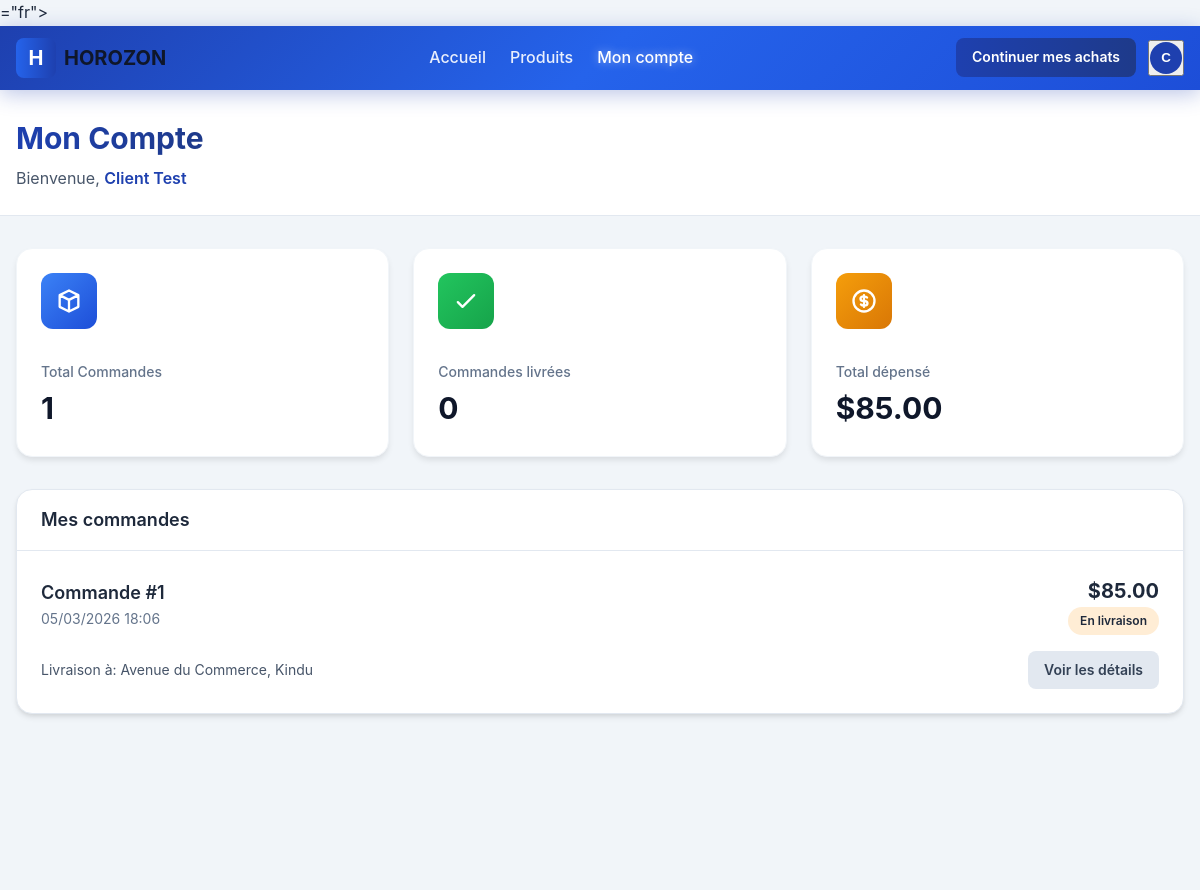
Page /client/index.php (signed in) on the committed database.
### tables this page shows
CREATE TABLE IF NOT EXISTS users (
    id INT AUTO_INCREMENT PRIMARY KEY,
    name VARCHAR(255) NOT NULL,
    email VARCHAR(255) NOT NULL UNIQUE,
    phone VARCHAR(50),
    password VARCHAR(255) NOT NULL,
    profile_image TEXT,
    role ENUM('client', 'admin', 'livreur') NOT NULL DEFAULT 'client',
    address TEXT,
    city VARCHAR(100),
    latitude DECIMAL(10, 8),
    longitude DECIMAL(11, 8),
    is_active TINYINT(1) DEFAULT 1,
    created_at TIMESTAMP DEFAULT CURRENT_TIMESTAMP,
    updated_at TIMESTAMP DEFAULT CURRENT_TIMESTAMP ON UPDATE CURRENT_TIMESTAMP
);

CREATE TABLE IF NOT EXISTS orders (
    id INT AUTO_INCREMENT PRIMARY KEY,
    user_id INT NOT NULL,
    customer_name VARCHAR(255) NOT NULL,
    customer_phone VARCHAR(50) NOT NULL,
    customer_address TEXT NOT NULL,
    customer_city VARCHAR(100) NOT NULL,
    customer_latitude DECIMAL(10, 8),
    customer_longitude DECIMAL(11, 8),
    total_amount DECIMAL(10, 2) NOT NULL,
    status ENUM('en_attente', 'paye', 'en_preparation', 'en_livraison', 'livre', 'annule') NOT NULL DEFAULT 'en_attente',
    delivery_person_id INT,
    created_at TIMESTAMP DEFAULT CURRENT_TIMESTAMP,
    updated_at TIMESTAMP DEFAULT CURRENT_TIMESTAMP ON UPDATE CURRENT_TIMESTAMP,
    FOREIGN KEY (user_id) REFERENCES users(id) ON DELETE CASCADE,
    FOREIGN KEY (delivery_person_id) REFERENCES users(id) ON DELETE SET NULL
);

### config/functions.php (called while the page is built, shortened)
<?php
function getCurrentUser() {
    $db = getDB();
    $stmt = $db->prepare("SELECT * FROM users WHERE id = ? AND is_active = 1");
    $stmt->execute([$_SESSION['user_id']]);
    $user = $stmt->fetch();
    return $user ?: null;
}
function requireRole($roles) {
    $user = getCurrentUser();
    return $user;
}
function getOrdersByUser($userId) {
    $db = getDB();
    $stmt = $db->prepare("SELECT * FROM orders WHERE user_id = ? ORDER BY created_at DESC");
    $stmt->execute([$userId]);
    return $stmt->fetchAll();
}

### client/index.php (the view, shortened to what this page needs)
<?php
require_once '../config/functions.php';
$user = requireRole(['client']);
$orders = getOrdersByUser($user['id']);
$totalOrders = count($orders);
$deliveredOrders = count(array_filter($orders, function($o) { return $o['status'] === 'livre'; }));
$totalSpent = array_sum(array_map(function($o) {
    return in_array($o['status'], ['livre', 'en_livraison', 'en_preparation', 'paye']) ? $o['total_amount'] : 0;
}, $orders));
$statusColors = [
    'en_attente' => 'bg-yellow-100 text-yellow-800 border-yellow-200',
    'paye' => 'bg-blue-100 text-blue-800 border-blue-200',
    'en_preparation' => 'bg-purple-100 text-purple-800 border-purple-200',
    'en_livraison' => 'bg-orange-100 text-orange-800 border-orange-200',
    'livre' => 'bg-green-100 text-green-800 border-green-200',
    'annule' => 'bg-red-100 text-red-800 border-red-200',
];
$statusLabels = [
    'en_attente' => 'En attente de paiement',
    'paye' => 'Payé - En préparation',
    'en_preparation' => 'En préparation',
    'en_livraison' => 'En livraison',
    'livre' => 'Livré',
    'annule' => 'Annulé',
];
?>
<!DOCTYPE html>
<html lang>
<head<meta name="viewport" content="width=device-width, initial-scale=1.0">
    <link rel="stylesheet" href="../css/style.css">
</head>
<body>
    <header class="header">
        <div class="container">
            <div class="flex items-center justify-between" style="height: 4rem;">
                <div class="flex items-center gap-4">
                    <a href="../index.php" class="flex items-center gap-2">
                        <div class="w-10 h-10 bg-gradient-to-r from-blue-600 to-blue-800 rounded-lg flex items-center justify-center text-white font-bold text-xl">H</div>
                        <span class="text-xl font-bold text-gray-900">HOROZON</span>
                    </a>
                </div>
                <nav class="hidden md:flex items-center gap-6">
                    <a href="../index.php" class="header-nav-link">Accueil</a>
                    <a href="../produits.php" class="header-nav-link">Produits</a>
                    <a href="../index.php" class="header-nav-link active">Mon compte</a>
                </nav>
                <div class="flex items-center gap-3">
                    <a href="../produits.php" class="btn btn-primary btn-sm">Continuer mes achats</a>
                    <div class="dropdown">
                        <button onclick="toggleDropdown()" class="flex items-center gap-2 cursor-pointer">
                            <div class="w-8 h-8 bg-blue-600 rounded-full flex items-center justify-center text-white font-semibold">
                                <?= strtoupper(substr($user['name'], 0, 1)) ?>
                            </div>
                        </button>
                    </div>
                </div>
            </div>
        </div>
    </header>
    <main class="min-h-screen bg-gray-50">
        <div class="bg-white shadow-sm border-b border-gray-200">
            <div class="container py-6">
                <div class="flex flex-col md:flex-row md:items-center md:justify-between gap-4">
                    <div>
                        <h1 class="text-3xl font-bold text-gradient">Mon Compte</h1>
                        <p class="text-gray-600 mt-1">Bienvenue, <span class="font-semibold text-blue-600"><?= htmlspecialchars($user['name']) ?></span></p>
                    </div>
                </div>
            </div>
        </div>
        <div class="container py-8">
            <div class="grid grid-cols-1 md:grid-cols-3 gap-6 mb-8">
                <div class="stat-card">
                    <div class="flex items-center justify-between mb-4">
                        <div class="stat-icon" style="background: linear-gradient(to bottom right, #3b82f6, #1d4ed8);">
                            <svg class="w-7 h-7 text-white" fill="none" stroke="currentColor" viewBox="0 0 24 24">
                                <path stroke-linecap="round" stroke-linejoin="round" stroke-width="2" d="M20 7l-8-4-8 4m16 0l-8 4m8-4v10l-8 4m0-10L4 7m8 4v10M4 7v10l8 4"></path>
                            </svg>
                        </div>
                    </div>
                    <p class="stat-label">Total Commandes</p>
                    <p class="stat-value"><?= $totalOrders ?></p>
                </div>
                <div class="stat-card">
                    <div class="flex items-center justify-between mb-4">
                        <div class="stat-icon" style="background: linear-gradient(to bottom right, #22c55e, #16a34a);">
                            <svg class="w-7 h-7 text-white" fill="none" stroke="currentColor" viewBox="0 0 24 24">
                                <path stroke-linecap="round" stroke-linejoin="round" stroke-width="2" d="M5 13l4 4L19 7"></path>
                            </svg>
                        </div>
                    </div>
                    <p class="stat-label">Commandes livrées</p>
                    <p class="stat-value"><?= $deliveredOrders ?></p>
                </div>
                <div class="stat-card">
                    <div class="flex items-center justify-between mb-4">
                        <div class="stat-icon" style="background: linear-gradient(to bottom right, #f59e0b, #d97706);">
                        </div>
                    </div>
                    <p class="stat-label">Total dépensé</p>
                    <p class="stat-value">$<?= number_format($totalSpent, 2) ?></p>
                </div>
            </div>
            <div class="card">
                <div class="card-header">
                    <h2 class="text-lg font-semibold">Mes commandes</h2>
                </div>
                <div class="divide-y divide-gray-200">
                    <?php foreach ($orders as $order): ?>
                        <div class="p-6">
                            <div class="flex items-center justify-between mb-4">
                                <div>
                                    <h3 class="text-lg font-semibold">Commande #<?= $order['id'] ?></h3>
                                    <p class="text-sm text-gray-500"><?= date('d/m/Y H:i', strtotime($order['created_at'])) ?></p>
                                </div>
                                <div class="text-right">
                                    <p class="text-xl font-bold">$<?= number_format($order['total_amount'], 2) ?></p>
                                    <span class="status-badge <?= $statusColors[$order['status']] ?>">
                                        <?= $statusLabels[$order['status']] ?>
                                    </span>
                                </div>
                            </div>
                            <div class="flex items-center justify-between">
                                <div class="text-sm text-gray-600">
                                    <p>Livraison à: <?= htmlspecialchars($order['customer_address']) ?>, <?= htmlspecialchars($order['customer_city']) ?></p>
                                </div>
                                <a href="../commande.php?id=<?= $order['id'] ?>" class="btn btn-secondary btn-sm">Voir les détails</a>
                            </div>
                        </div>
                    <?php endforeach; ?>
                </div>
            </div>
        </div>
    </main>
</body>
</html>

### rows in the picture
users: name "C", name "Client Test"
orders: status "0", total_amount "85.00", id "1", created_at "05/03/2026 18:06", status "En livraison", customer_address "Avenue du Commerce", customer_city "Kindu"

### other values in the picture
$totalOrders "1"
